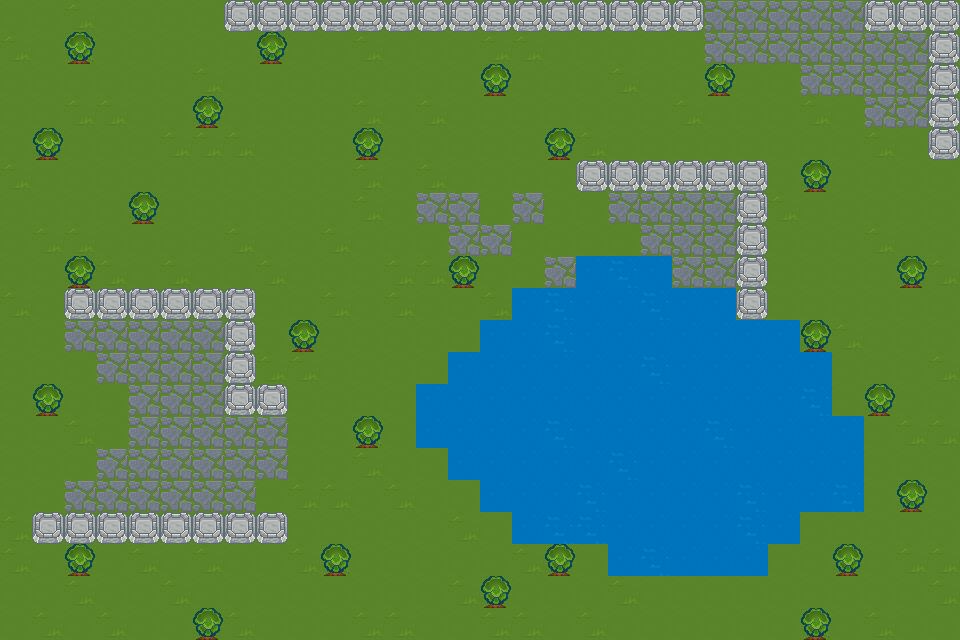

A level layout from a 2D game, rendered from its tile map. Below: a short description, then the map file with tile-grid data replaced by summaries:
An orthogonal 30x20 tile map with 32x32 px tiles, 2 tile layers (Background, Breakables) and 33 objects (21x bug, 9x water, 2x firebug, player).

<map version="1.0" orientation="orthogonal" width="30" height="20" tilewidth="32" tileheight="32">
 <tileset firstgid="1" name="bg-tiles" tilewidth="32" tileheight="32" spacing="6" margin="4">
  <image source="tmx-bg-tiles.atlasc/tmx-bg-tiles.1.png" width="128" height="256" />
  <tile id="2">
   <properties>
    <property name="wall" value="1" />
   </properties>
  </tile>
  <tile id="5">
   <properties>
    <property name="tree" value="1" />
   </properties>
  </tile>
 </tileset>
 <layer name="Background" width="30" height="20">
  <data>[600 cells, 600 non-empty, 6 distinct tile ids]</data>
 </layer>
 <layer name="Breakables" width="30" height="20">
  <data>[600 cells, 26 non-empty, 1 distinct tile ids]</data>
 </layer>
 <objectgroup name="Bugs" width="30" height="20">
  <object name="bug" x="35" y="30" />
  <object name="bug" x="140" y="40" />
  <object name="bug" x="98" y="156" />
  <object name="bug" x="35" y="323" />
  <object name="bug" x="38" y="456" />
  <object name="bug" x="154" y="603" />
  <object name="bug" x="285" y="586" />
  <object name="bug" x="218" y="451" />
  <object name="bug" x="287" y="238" />
  <object name="bug" x="320" y="119" />
  <object name="bug" x="486" y="128" />
  <object name="bug" x="669" y="107" />
  <object name="bug" x="790" y="31" />
  <object name="bug" x="841" y="68" />
  <object name="bug" x="912" y="194" />
  <object name="bug" x="843" y="302" />
  <object name="bug" x="919" y="447" />
  <object name="bug" x="792" y="582" />
  <object name="bug" x="566" y="605" />
  <object name="bug" x="430" y="507" />
  <object name="bug" x="363" y="305" />
  <object name="player" x="533" y="244">
   <ellipse />
  </object>
  <object name="firebug" x="137" y="254" />
  <object name="firebug" x="820" y="234" />
 </objectgroup>
 <objectgroup name="CollisionAreas" width="30" height="20">
  <object name="water" x="512" y="288" width="224" height="256" />
  <object name="water" x="576" y="256" width="96" height="32" />
  <object name="water" x="736" y="320" width="64" height="224" />
  <object name="water" x="800" y="352" width="32" height="160" />
  <object name="water" x="832" y="416" width="32" height="96" />
  <object name="water" x="608" y="544" width="160" height="32" />
  <object name="water" x="480" y="320" width="32" height="192" />
  <object name="water" x="448" y="352" width="32" height="128" />
  <object name="water" x="416" y="384" width="32" height="64" />
 </objectgroup>
</map>